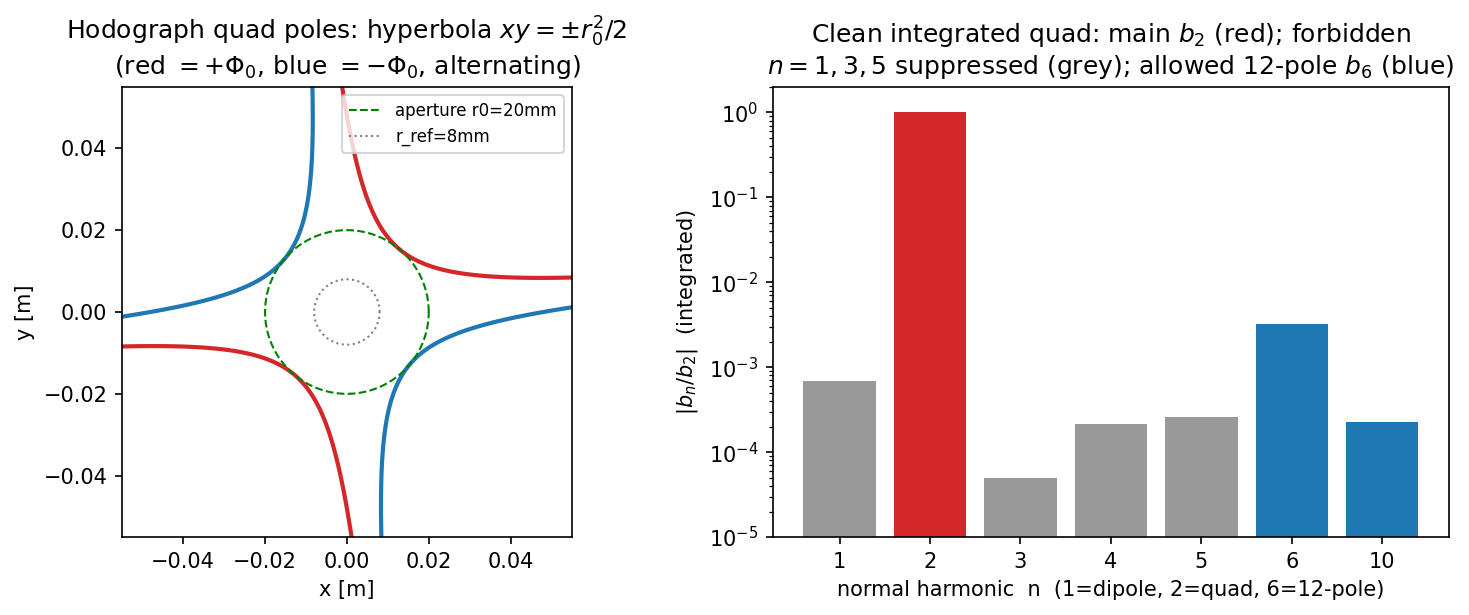

Here is the Python script that generated this plot:
"""(A) The QUADRUPOLE end study, FEM rung -- the analyzer handles any multipole.

RESEARCH example (track A).  The dipole work established the integrated-multipole
method (accel_pole_ends_3d = the analytic theorem; accel_pole_ends_fem = the FEM
rung).  This file is the FEM rung for the QUADRUPOLE: a real finite-length
4-pole magnet solved by the forward engine and fed to the SAME integrated
analyzer (accel_pole_ends_3d.integrated_multipoles), to confirm the method (and
the analytic quad theorem already in accel_pole_ends_3d) on a real device.

Excitation = the high-mu scalar-potential model (the same one validated in 2-D
by accel_pole_dipole_body_2d.py, here in 3-D): the iron pole face is a magnetic
scalar equipotential (high mu -> H_t = 0 -> Phi = const).  The 4 hodograph
hyperbola poles xy = +-r0^2/2 (the n=2 equipotential, from accel_pole_design)
are held at alternating +-Phi0 and the current-free aperture field is Laplace-
solved.  Adjacent poles (90 deg apart) carry opposite potential, the standard
quadrupole scalar-potential model; the 4 finite-length iron bars give real ENDS.

Convention: beam = z (the quad axis), transverse plane = (x, y).  The quad field
B = G (y, x) has By + i Bx = G (x + i y) -> main n = 2.  The 4-fold + alternating-
sign symmetry forbids the normal harmonics n = 1, 3, 4, 5 (only n = 2 mod 4 are
allowed: n = 2, 6, 10) -- so the first ALLOWED spurious is the 12-pole b_6.

Verified (FEM): a CLEAN integrated quadrupole -- main b_2; the forbidden n=1,3,5
suppressed ~10x below b_6; the 12-pole b_6 (~0.4%) the dominant allowed spurious.
b_6 is dominated by the finite pole geometry (the body pole angular width), with
the ENDS a smaller part -- the SAME body-dominated picture the dipole found for
b_3,5 (the two-lever split generalizes: ends drive the longitudinal profile, the
body pole shape drives the transverse harmonics; the analytic theorem in
accel_pole_ends_3d shows an ideal Maxwellian end contributes zero integrated b_6).

run:  python accel_quad_ends_fem.py
"""
import math
import os
import sys

import numpy as np

sys.path.insert(0, os.path.dirname(os.path.abspath(__file__)))   # the analyzers
from accel_pole_ends_3d import integrated_multipoles               # noqa: E402

# ---- geometry (meters); beam = z, transverse = (x, y) ----
R0 = 0.020             # aperture (inscribed) radius -> pole tip on the diagonal at r0
C_HYP = R0 ** 2 / 2.0  # hodograph hyperbola constant: pole face xy = +-C_HYP
R_OUT = 0.055          # pole outer radius (toward the yoke)
AIR = 0.10             # air box half-size
R_REF = 0.008          # reference-circle radius (inside the aperture)
R_CORE = 0.013         # refined air-core radius around the axis (clean harmonics)
BASE_DEG = 5.0         # rigid rotation off the sampling symmetry planes (|b_n| invariant)
ALLOWED = (2, 6, 10)   # quad-allowed normal harmonics (n = 2 mod 4)
FORBIDDEN = (1, 3, 5)  # symmetry-forbidden normals (should be suppressed)


def _pole_poly(n_face=24):
    """The +x/+y (45 deg) hodograph pole cross-section in (x, y): inner face =
    the hyperbola xy = C_HYP from (xa, C/xa) to (xb, C/xb) (symmetric about
    x = y), the two endpoints carried radially out to R_OUT (toward the yoke)."""
    xa, xb = 0.010, 0.020
    xs = np.linspace(xa, xb, n_face)
    ys = C_HYP / xs
    pts = list(zip(xs, ys))
    e0, e1 = pts[0], pts[-1]
    r0e, r1e = math.hypot(*e0), math.hypot(*e1)
    return pts + [(e1[0] / r1e * R_OUT, e1[1] / r1e * R_OUT),
                  (e0[0] / r0e * R_OUT, e0[1] / r0e * R_OUT)]


def build_quad_mesh(L=0.080, maxh=0.022, maxh_core=0.0035, n_face=24):
    """4 finite-length hodograph hyperbola poles (z-prisms) at alternating
    +-Phi0, with a refined air core around the axis (so the reference circle
    spans many elements -> clean harmonics).  netgen.occ, no Cubit."""
    import ngsolve as ng
    from netgen.occ import (WorkPlane, Axes, Pnt, Z, X, Box, Cylinder, Glue,
                            OCCGeometry, Axis)

    poly = _pole_poly(n_face)
    wp = WorkPlane(Axes(Pnt(0, 0, -L / 2), n=Z, h=X))    # plane z=-L/2, local (x,y)
    wp.MoveTo(*poly[0])
    for p in poly[1:]:
        wp.LineTo(*p)
    wp.Close()
    pole = wp.Face().Extrude(L)                          # the 45 deg pole, z in [-L/2, L/2]

    def rot(a):
        return pole.Rotate(Axis(Pnt(0, 0, 0), Z), a)
    pos = [rot(BASE_DEG), rot(BASE_DEG + 180)]           # the +Phi0 poles (45, 225 + base)
    neg = [rot(BASE_DEG + 90), rot(BASE_DEG + 270)]      # the -Phi0 poles (135, 315 + base)
    for p in pos:
        p.faces.name = "pole_pos"
    for p in neg:
        p.faces.name = "pole_neg"
    iron = pos[0]
    for p in pos[1:] + neg:
        iron = iron + p
    iron.maxh = 0.6 * maxh

    core = Cylinder(Pnt(0, 0, -AIR), Z, r=R_CORE, h=2 * AIR)   # refined axis column
    core.mat("air")
    core.maxh = maxh_core
    outer = Box(Pnt(-AIR, -AIR, -AIR), Pnt(AIR, AIR, AIR)) - iron - core
    outer.mat("air")
    for f in outer.faces:
        cc = f.center
        if max(abs(cc.x), abs(cc.y), abs(cc.z)) > 0.9 * AIR:
            f.name = "far"

    with ng.TaskManager():
        mesh = ng.Mesh(OCCGeometry(Glue([outer, core])).GenerateMesh(maxh=maxh))
    return mesh


def _solve_phi(mesh, order=2):
    """Laplace solve in the air with the poles at +-1 (the high-mu equipotential
    limit) -> B = -grad(Phi) (up to mu0; harmonic RATIOS only)."""
    import ngsolve as ng
    from ngsolve import (H1, BilinearForm, LinearForm, GridFunction, grad, dx,
                         TaskManager)
    fes = H1(mesh, order=order, dirichlet="pole_pos|pole_neg|far")
    u, v = fes.TnT()
    with TaskManager():
        phi = GridFunction(fes)
        phi.Set(mesh.BoundaryCF({"pole_pos": 1.0, "pole_neg": -1.0}, default=0.0),
                definedon=mesh.Boundaries("pole_pos|pole_neg|far"))
        a = BilinearForm(fes)
        a += grad(u) * grad(v) * dx
        a.Assemble()
        f = LinearForm(fes)
        f.Assemble()
        r = f.vec.CreateVector()
        r.data = f.vec - a.mat * phi.vec
        phi.vec.data += a.mat.Inverse(fes.FreeDofs()) * r
    return fes, phi


def _multipoles_of(mesh, phi, L, n_z=121, n_theta=30):
    """Integrated transverse multipoles along the beam (z) on the R_REF circle."""
    from ngsolve import grad
    B = -grad(phi)

    def B_perp(ax, ay, az):
        try:
            vv = B(mesh(ax, ay, az))
        except Exception:                                # step off a rare facet hit
            vv = B(mesh(ax + 3e-5, ay + 3e-5, az))
        return (float(vv[0]), float(vv[1]))              # (Bx, By); main = n=2

    zmax = min(0.9 * L, 0.85 * AIR)                      # past the ends, inside the box
    mp = integrated_multipoles(B_perp, R_REF, (-zmax, zmax), n_z=n_z,
                               n_theta=n_theta, n_max=10)
    return mp


def solve(L=0.080, maxh=0.022, maxh_core=0.0035, order=2, plot=False):
    """Solve the finite-length hyperbola quad and measure the integrated
    multipoles: main b_2, the suppressed forbidden harmonics, the allowed b_6."""
    mesh = build_quad_mesh(L, maxh, maxh_core)
    fes, phi = _solve_phi(mesh, order)
    mp = _multipoles_of(mesh, phi, L)
    b2 = abs(complex(*mp[2]))
    rel = {n: abs(complex(*mp[n])) / b2 for n in mp}
    forbidden_max = max(rel[n] for n in FORBIDDEN)
    allowed_spurious = {n: rel[n] for n in ALLOWED if n != 2}

    out = {
        "ne": int(mesh.ne), "ndof": int(fes.ndof), "L_m": float(L),
        "main_b2": float(b2),
        "rel_harmonics": {n: float(rel[n]) for n in (1, 2, 3, 4, 5, 6, 10)},
        "forbidden_max_rel": float(forbidden_max),       # n=1,3,5 (symmetry-suppressed)
        "b6_rel": float(rel[6]),                         # 12-pole = first allowed spurious
        "b10_rel": float(rel[10]),
        "allowed_spurious_rel": float(max(allowed_spurious.values())),
        "hyperbola_xy_const": float(C_HYP),              # pole face xy = r0^2/2
    }
    if plot:
        _plot(out)
    return out


def length_comparison(lengths=(0.050, 0.100), maxh=0.022, maxh_core=0.0035):
    """Is the integrated b_6 an END effect or a BODY effect?  Compare two pole
    lengths.  An END-driven b_6 would fall fast as L grows (the end region is a
    shrinking fraction); a BODY-driven b_6 (finite pole angular width) is nearly
    L-independent.  The dipole found b_3,5 body-dominated; check the quad."""
    rows = []
    for L in lengths:
        r = solve(L=L, maxh=maxh, maxh_core=maxh_core)
        rows.append((float(L), r["b6_rel"], r["forbidden_max_rel"]))
    b6_short, b6_long = rows[0][1], rows[-1][1]
    return {
        "rows": rows,                                    # (L, b6_rel, forbidden_max)
        "b6_short": float(b6_short), "b6_long": float(b6_long),
        "b6_change_rel": float(abs(b6_short - b6_long) / b6_short),  # small => body-dominated
    }


def _plot(res):
    import matplotlib
    matplotlib.use("Agg")
    import matplotlib.pyplot as plt

    fig, ax = plt.subplots(1, 2, figsize=(10.4, 4.2), dpi=150)

    # LEFT: the 4 hodograph hyperbola poles (the design geometry)
    g = np.linspace(-R_OUT * 1.1, R_OUT * 1.1, 400)
    XX, YY = np.meshgrid(g, g)
    ang = math.radians(BASE_DEG)
    ca, sa = math.cos(ang), math.sin(ang)
    Xr, Yr = ca * XX + sa * YY, -sa * XX + ca * YY       # rotate frame by -base
    ax[0].contour(XX, YY, Xr * Yr, levels=[-C_HYP, C_HYP], colors=["C0", "C3"],
                  linewidths=2.0)
    th = np.linspace(0, 2 * math.pi, 200)
    ax[0].plot(R0 * np.cos(th), R0 * np.sin(th), "g--", lw=1.0, label=f"aperture r0={R0*1e3:.0f}mm")
    ax[0].plot(R_REF * np.cos(th), R_REF * np.sin(th), "0.5", lw=1.0, ls=":",
               label=f"r_ref={R_REF*1e3:.0f}mm")
    ax[0].set_aspect("equal")
    ax[0].set_xlim(-R_OUT, R_OUT)
    ax[0].set_ylim(-R_OUT, R_OUT)
    ax[0].set_xlabel("x [m]")
    ax[0].set_ylabel("y [m]")
    ax[0].set_title("Hodograph quad poles: hyperbola $xy=\\pm r_0^2/2$\n"
                    "(red $=+\\Phi_0$, blue $=-\\Phi_0$, alternating)")
    ax[0].legend(fontsize=8, loc="upper right")

    # RIGHT: the integrated harmonic spectrum |b_n/b_2| (log)
    ns = [1, 2, 3, 4, 5, 6, 10]
    vals = [res["rel_harmonics"][n] for n in ns]
    # allowed normals are n = 2 mod 4 (2,6,10); everything else is forbidden.
    colors = ["C3" if n == 2 else ("C0" if n in ALLOWED else "0.6") for n in ns]
    ax[1].bar([str(n) for n in ns], vals, color=colors)
    ax[1].set_yscale("log")
    ax[1].set_ylim(1e-5, 2.0)
    ax[1].set_xlabel("normal harmonic  n  (1=dipole, 2=quad, 6=12-pole)")
    ax[1].set_ylabel("$|b_n / b_2|$  (integrated)")
    ax[1].set_title("Clean integrated quad: main $b_2$ (red); forbidden\n"
                    "$n{=}1,3,5$ suppressed (grey); allowed 12-pole $b_6$ (blue)")
    png = os.path.splitext(os.path.abspath(__file__))[0] + ".png"
    fig.tight_layout()
    fig.savefig(png, bbox_inches="tight")
    plt.close(fig)
    print(f"  figure saved: {png}")


def main():
    print("(A) QUADRUPOLE ENDS, FEM rung -- the analyzer handles any multipole\n")
    r = solve(plot=True)
    print(f"  mesh: ne={r['ne']}, ndof={r['ndof']}  (L={r['L_m']*1e3:.0f} mm)")
    print(f"  hodograph pole = hyperbola  xy = {r['hyperbola_xy_const']:.3e}  (= r0^2/2)\n")
    print("  integrated harmonic spectrum |b_n / b_2|:")
    for n in (1, 2, 3, 4, 5, 6, 10):
        tag = ("<- main" if n == 2 else
               "  (forbidden: 4-fold + alt-sign)" if n in FORBIDDEN else
               "  <- first ALLOWED spurious (12-pole)" if n == 6 else "")
        print(f"    n={n:2d}:  {r['rel_harmonics'][n]:.3e} {tag}")
    print(f"\n  -> clean integrated QUADRUPOLE: main b_2; forbidden n=1,3,5 "
          f"suppressed to {r['forbidden_max_rel']:.1e}")
    print(f"     (~{r['b6_rel']/r['forbidden_max_rel']:.0f}x below the allowed "
          f"12-pole b_6 = {r['b6_rel']:.2e}).")

    print("\n  Is b_6 an END or a BODY effect?  (length comparison)")
    lc = length_comparison()
    for L, b6, fb in lc["rows"]:
        print(f"    L={L*1e3:3.0f} mm:  b_6/b_2 = {b6:.3e}  (forbidden {fb:.1e})")
    print(f"    -> b_6 changes only {lc['b6_change_rel']*100:.0f}% over 2x length "
          f"=> BODY-dominated (finite pole angular width), NOT the ends --")
    print("       the SAME body-dominated picture the dipole found for b_3,5.")
    print("       (the analytic theorem in accel_pole_ends_3d shows an ideal")
    print("        Maxwellian end contributes ZERO integrated b_6.)")


if __name__ == "__main__":
    main()
